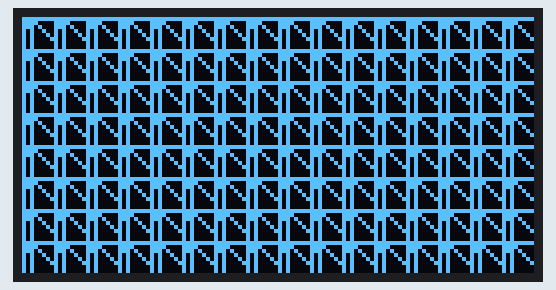
This sketch was run on a simulated Arduino Uno, built with avr-gcc and run on an emulated ATmega328P. Shown: 128×64 one-colour display. Wiring (inferred from the names in the program): SSD1306 OLED at I2C address 0x3C. What the sketch prints to the serial monitor is not drawn.

Above: at 0.3 s.

The sketch:

ch32v003-SSD1306.ino
```cpp
#include <Wire.h>
#define OLED_ADDR (0x3C) //OLED address 製品に記載の数値は7bitなので、8bitに変換して1bit右へずらした値(78>>3c)

byte DotB1[8]={
  B11111111,
  B00000111,
  B11111111,
  B00000011,
  B00000101,
  B00001001,
  B00010001,
  B00100001
};

void setup(){
  Wire.begin();
  Serial.begin(19200);
  setup_i2c();
  Display_Black();
}

void loop(){
  Display_Picture();
  Serial.write("next\n");
}

void setup_i2c(){
  Wire.beginTransmission(OLED_ADDR);
  Wire.write(B00000000); //control byte, Co bit = 0 (continue), D/C# = 0 (command)
    Wire.write(0xAE); //display off
    Wire.write(0xA8); //Set Multiplex Ratio  0xA8, 0x3F
      Wire.write(B00111111); //64MUX
    Wire.write(0xD3); //Set Display Offset 0xD3, 0x00
      Wire.write(0x00);
    Wire.write(0x40); //Set Display Start Line 0x40
    Wire.write(0xA0); //Set Segment re-map 0xA0/0xA1
    Wire.write(0xC0); //Set COM Output Scan Direction 0xC0,/0xC8
    Wire.write(0xDA); //Set COM Pins hardware configuration 0xDA, 0x02
      Wire.write(B00010010);
    Wire.write(0x81); //Set Contrast Control 0x81, 0x7F（明るさ設定）
      Wire.write(255); //0-255
    Wire.write(0xA4); //Disable Entire Display On（ディスプレイ全体ＯＮ）
    Wire.write(0xA6); //Set Normal Display 0xA6, Inverse display 0xA7
    Wire.write(0xD5); //Set Display Clock Divide Ratio/Oscillator Frequency 0xD5, 0x80
      Wire.write(B10000000);
    Wire.write(0x2E); //Deactivate scrollスクロール表示解除
    Wire.write(0x20); //Set Memory Addressing Mode
      Wire.write(0x10); //Page addressing mode
    Wire.write(0x21); //set Column Address
      Wire.write(0); //Column Start Address←水平開始位置はここで決める(0～127)
      Wire.write(127); //Column Stop Address　画面をフルに使う
    Wire.write(0x22); //Set Page Address
      Wire.write(0); //垂直開始位置（ページ）
      Wire.write(7); //垂直終了位置（ページ）
    Wire.write(0x8D); //Set Enable charge pump regulator 0x8D, 0x14
      Wire.write(0x14);
    Wire.write(0xAF); //Display On 0xAF
  Wire.endTransmission();
}

void Display_Black(){
  byte i, j, k;

  for(i = 0; i < 8; i++){//8ページ分塗りつぶす
    Wire.beginTransmission(OLED_ADDR);
      Wire.write(B10000000); //control byte, Co bit = 1 (One command only), D/C# = 0 (command)
      Wire.write(0xB0 | i); //set page start address←垂直開始位置はここで決める8bitで１ページ(B0～B7)
    Wire.endTransmission();

    for(j = 0; j < 16; j++){//column = 8byte x 16 ←8バイト毎に水平に連続で16個表示
      Wire.beginTransmission(OLED_ADDR);
      Wire.write(B01000000); //control byte, Co bit = 0 (continue), D/C# = 1 (data)
      for(k = 0; k < 8; k++){ //なぜか一気に128列まで出力できなかったので、8byte毎にした
        Wire.write(0x00);
      }
      Wire.endTransmission();
    }
    delay(1);
  }
}

void Display_Picture(){
  byte i,j,k;
  byte on_off; //画面の白黒　塗り替え数値
  for(on_off = 0; on_off < 2; on_off++){
    for(i=0; i<8; i++){
      Wire.beginTransmission(OLED_ADDR);
      Wire.write(B00000000); //control byte, Co bit = 0 (continue), D/C# = 0 (command)
      Wire.write(0xB0 | i); //set page start address←垂直開始位置はここで決める(B0～B7)
      Wire.write(0x21);//set column addres
      Wire.write(0x00 | 0);//start column addres←水平開始位置はここで決める(0～126)
      Wire.write(B01111111);//Column Stop Address　画面をフルに使う
      Wire.endTransmission();
      for(j=0; j<16; j++){//column = 8byte x 16 ←8バイト毎に水平に連続で16個表示
        Wire.beginTransmission(OLED_ADDR);
        Wire.write(B01000000); //control byte, Co bit = 0 (continue), D/C# = 1 (data)
        if(on_off == 1){
          for(k=0; k<8; k++){
            Wire.write(0x00); //黒画面に塗り替え
          }
        }else{
          for(k=0; k<8; k++){
            Wire.write(DotB1[k]);
          }
        }
        Wire.endTransmission();
      }
    }
    delay(1000); //1秒ごとに画面を塗り替え
  }
}
```

Measured:
- what the display in image 0 shows lasts 1.1 s, from 0.3 s to 1.4 s
